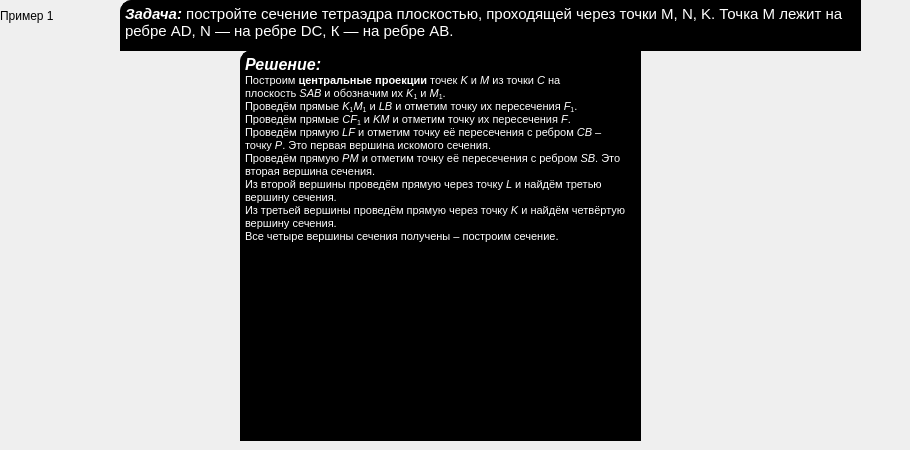
     <widget class="QWidget" name="page_2">
      <widget class="QLabel" name="label_2">
       <property name="geometry">
        <rect>
         <x>0</x>
         <y>0</y>
         <width>111</width>
         <height>31</height>
        </rect>
       </property>
       <property name="styleSheet">
        <string notr="true">
font: 18pt &quot;MS Sans Serif&quot;;</string>
       </property>
       <property name="text">
        <string>Пример 1</string>
       </property>
      </widget>
      <widget class="QLabel" name="label_4">
       <property name="geometry">
        <rect>
         <x>0</x>
         <y>90</y>
         <width>231</width>
         <height>221</height>
        </rect>
       </property>
       <property name="styleSheet">
        <string notr="true">background-image: url(:/newPrefix2/пирамидка 21.png);</string>
       </property>
       <property name="text">
        <string/>
       </property>
      </widget>
      <widget class="QLabel" name="label_3">
       <property name="geometry">
        <rect>
         <x>650</x>
         <y>90</y>
         <width>251</width>
         <height>221</height>
        </rect>
       </property>
       <property name="styleSheet">
        <string notr="true">background-image: url(:/newPrefix2/пирамидка22.jpg.png);</string>
       </property>
       <property name="text">
        <string/>
       </property>
      </widget>
      <widget class="QTextBrowser" name="textBrowser_2">
       <property name="geometry">
        <rect>
         <x>120</x>
         <y>0</y>
         <width>741</width>
         <height>51</height>
        </rect>
       </property>
       <property name="styleSheet">
        <string notr="true">QTextBrowser{
color: white;
border: 1px solid black;
border-top-left-radius: 11px;
background: black;
font-weight: 3;
text-transform: capitalize;
font-size: 25;
color: white;
}</string>
       </property>
       <property name="html">
        <string>&lt;!DOCTYPE HTML PUBLIC &quot;-//W3C//DTD HTML 4.0//EN&quot; &quot;http://www.w3.org/TR/REC-html40/strict.dtd&quot;&gt;
&lt;html&gt;&lt;head&gt;&lt;meta name=&quot;qrichtext&quot; content=&quot;1&quot; /&gt;&lt;style type=&quot;text/css&quot;&gt;
p, li { white-space: pre-wrap; }
&lt;/style&gt;&lt;/head&gt;&lt;body style=&quot; font-family:'MS Shell Dlg 2'; font-size:8.25pt; font-weight:0; font-style:normal;&quot;&gt;
&lt;p style=&quot; margin-top:12px; margin-bottom:12px; margin-left:0px; margin-right:0px; -qt-block-indent:0; text-indent:0px;&quot;&gt;&lt;span style=&quot; font-family:'Calibri'; font-size:11pt; font-weight:600; font-style:italic; color:#ffffff;&quot;&gt;Задача:&lt;/span&gt;&lt;span style=&quot; font-family:'Calibri'; font-size:11pt; color:#ffffff;&quot;&gt; постройте сечение тетраэдра плоскостью, проходящей через точки М, N, K. Точка М лежит на ребре AD, N — на ребре DC, К — на ребре АВ.&lt;/span&gt;&lt;/p&gt;&lt;/body&gt;&lt;/html&gt;</string>
       </property>
      </widget>
      <widget class="QTextBrowser" name="textBrowser_3">
       <property name="geometry">
        <rect>
         <x>240</x>
         <y>50</y>
         <width>401</width>
         <height>391</height>
        </rect>
       </property>
       <property name="styleSheet">
        <string notr="true">QTextBrowser{
color: white;
border: 1px solid black;
border-top-left-radius: 11px;
background: black;
font-weight: 3;
text-transform: capitalize;
font-size: 25;
color: white;
}</string>
       </property>
       <property name="html">
        <string>&lt;!DOCTYPE HTML PUBLIC &quot;-//W3C//DTD HTML 4.0//EN&quot; &quot;http://www.w3.org/TR/REC-html40/strict.dtd&quot;&gt;
&lt;html&gt;&lt;head&gt;&lt;meta name=&quot;qrichtext&quot; content=&quot;1&quot; /&gt;&lt;style type=&quot;text/css&quot;&gt;
p, li { white-space: pre-wrap; }
&lt;/style&gt;&lt;/head&gt;&lt;body style=&quot; font-family:'MS Shell Dlg 2'; font-size:8.25pt; font-weight:0; font-style:normal;&quot;&gt;
&lt;p style=&quot; margin-top:0px; margin-bottom:0px; margin-left:0px; margin-right:0px; -qt-block-indent:0; text-indent:0px;&quot;&gt;&lt;span style=&quot; font-family:'Calibri'; font-size:12pt; font-weight:600; font-style:italic; color:#ffffff;&quot;&gt;Решение:&lt;/span&gt;&lt;span style=&quot; font-size:12pt; font-weight:600; font-style:italic; color:#ffffff;&quot;&gt; &lt;/span&gt;&lt;/p&gt;
&lt;p style=&quot; margin-top:0px; margin-bottom:0px; margin-left:0px; margin-right:0px; -qt-block-indent:0; text-indent:0px;&quot;&gt;&lt;span style=&quot; font-family:'arial'; font-size:8pt; font-weight:400; color:#ffffff;&quot;&gt;Построим &lt;/span&gt;&lt;span style=&quot; font-family:'arial'; font-size:8pt; font-weight:600; color:#ffffff;&quot;&gt;центральные проекции&lt;/span&gt;&lt;span style=&quot; font-family:'arial'; font-size:8pt; font-weight:400; color:#ffffff;&quot;&gt; точек &lt;/span&gt;&lt;span style=&quot; font-family:'arial'; font-size:8pt; font-weight:400; font-style:italic; color:#ffffff;&quot;&gt;K&lt;/span&gt;&lt;span style=&quot; font-family:'arial'; font-size:8pt; font-weight:400; color:#ffffff;&quot;&gt; и &lt;/span&gt;&lt;span style=&quot; font-family:'arial'; font-size:8pt; font-weight:400; font-style:italic; color:#ffffff;&quot;&gt;M&lt;/span&gt;&lt;span style=&quot; font-family:'arial'; font-size:8pt; font-weight:400; color:#ffffff;&quot;&gt; из точки &lt;/span&gt;&lt;span style=&quot; font-family:'arial'; font-size:8pt; font-weight:400; font-style:italic; color:#ffffff;&quot;&gt;C&lt;/span&gt;&lt;span style=&quot; font-family:'arial'; font-size:8pt; font-weight:400; color:#ffffff;&quot;&gt; на плоскость &lt;/span&gt;&lt;span style=&quot; font-family:'arial'; font-size:8pt; font-weight:400; font-style:italic; color:#ffffff;&quot;&gt;SAB&lt;/span&gt;&lt;span style=&quot; font-family:'arial'; font-size:8pt; font-weight:400; color:#ffffff;&quot;&gt; и обозначим их &lt;/span&gt;&lt;span style=&quot; font-family:'arial'; font-size:8pt; font-weight:400; font-style:italic; color:#ffffff;&quot;&gt;K&lt;/span&gt;&lt;span style=&quot; font-family:'arial'; font-size:8pt; font-weight:400; color:#ffffff; vertical-align:sub;&quot;&gt;1&lt;/span&gt;&lt;span style=&quot; font-family:'arial'; font-size:8pt; font-weight:400; color:#ffffff;&quot;&gt; и &lt;/span&gt;&lt;span style=&quot; font-family:'arial'; font-size:8pt; font-weight:400; font-style:italic; color:#ffffff;&quot;&gt;M&lt;/span&gt;&lt;span style=&quot; font-family:'arial'; font-size:8pt; font-weight:400; color:#ffffff; vertical-align:sub;&quot;&gt;1&lt;/span&gt;&lt;span style=&quot; font-family:'arial'; font-size:8pt; font-weight:400; color:#ffffff;&quot;&gt;.&lt;/span&gt;&lt;/p&gt;
&lt;p style=&quot; margin-top:0px; margin-bottom:0px; margin-left:0px; margin-right:0px; -qt-block-indent:0; text-indent:0px;&quot;&gt;&lt;span style=&quot; font-family:'arial'; font-size:8pt; font-weight:400; color:#ffffff;&quot;&gt;Проведём прямые &lt;/span&gt;&lt;span style=&quot; font-family:'arial'; font-size:8pt; font-weight:400; font-style:italic; color:#ffffff;&quot;&gt;K&lt;/span&gt;&lt;span style=&quot; font-family:'arial'; font-size:8pt; font-weight:400; color:#ffffff; vertical-align:sub;&quot;&gt;1&lt;/span&gt;&lt;span style=&quot; font-family:'arial'; font-size:8pt; font-weight:400; font-style:italic; color:#ffffff;&quot;&gt;M&lt;/span&gt;&lt;span style=&quot; font-family:'arial'; font-size:8pt; font-weight:400; color:#ffffff; vertical-align:sub;&quot;&gt;1&lt;/span&gt;&lt;span style=&quot; font-family:'arial'; font-size:8pt; font-weight:400; color:#ffffff;&quot;&gt; и &lt;/span&gt;&lt;span style=&quot; font-family:'arial'; font-size:8pt; font-weight:400; font-style:italic; color:#ffffff;&quot;&gt;LB&lt;/span&gt;&lt;span style=&quot; font-family:'arial'; font-size:8pt; font-weight:400; color:#ffffff;&quot;&gt; и отметим точку их пересечения &lt;/span&gt;&lt;span style=&quot; font-family:'arial'; font-size:8pt; font-weight:400; font-style:italic; color:#ffffff;&quot;&gt;F&lt;/span&gt;&lt;span style=&quot; font-family:'arial'; font-size:8pt; font-weight:400; color:#ffffff; vertical-align:sub;&quot;&gt;1&lt;/span&gt;&lt;span style=&quot; font-family:'arial'; font-size:8pt; font-weight:400; color:#ffffff;&quot;&gt;.&lt;/span&gt;&lt;/p&gt;
&lt;p style=&quot; margin-top:0px; margin-bottom:0px; margin-left:0px; margin-right:0px; -qt-block-indent:0; text-indent:0px;&quot;&gt;&lt;span style=&quot; font-family:'arial'; font-size:8pt; font-weight:400; color:#ffffff;&quot;&gt;Проведём прямые &lt;/span&gt;&lt;span style=&quot; font-family:'arial'; font-size:8pt; font-weight:400; font-style:italic; color:#ffffff;&quot;&gt;CF&lt;/span&gt;&lt;span style=&quot; font-family:'arial'; font-size:8pt; font-weight:400; color:#ffffff; vertical-align:sub;&quot;&gt;1&lt;/span&gt;&lt;span style=&quot; font-family:'arial'; font-size:8pt; font-weight:400; color:#ffffff;&quot;&gt; и &lt;/span&gt;&lt;span style=&quot; font-family:'arial'; font-size:8pt; font-weight:400; font-style:italic; color:#ffffff;&quot;&gt;KM&lt;/span&gt;&lt;span style=&quot; font-family:'arial'; font-size:8pt; font-weight:400; color:#ffffff;&quot;&gt; и отметим точку их пересечения &lt;/span&gt;&lt;span style=&quot; font-family:'arial'; font-size:8pt; font-weight:400; font-style:italic; color:#ffffff;&quot;&gt;F&lt;/span&gt;&lt;span style=&quot; font-family:'arial'; font-size:8pt; font-weight:400; color:#ffffff;&quot;&gt;.&lt;/span&gt;&lt;/p&gt;
&lt;p style=&quot; margin-top:0px; margin-bottom:0px; margin-left:0px; margin-right:0px; -qt-block-indent:0; text-indent:0px;&quot;&gt;&lt;span style=&quot; font-family:'arial'; font-size:8pt; font-weight:400; color:#ffffff;&quot;&gt;Проведём прямую &lt;/span&gt;&lt;span style=&quot; font-family:'arial'; font-size:8pt; font-weight:400; font-style:italic; color:#ffffff;&quot;&gt;LF&lt;/span&gt;&lt;span style=&quot; font-family:'arial'; font-size:8pt; font-weight:400; color:#ffffff;&quot;&gt; и отметим точку её пересечения с ребром &lt;/span&gt;&lt;span style=&quot; font-family:'arial'; font-size:8pt; font-weight:400; font-style:italic; color:#ffffff;&quot;&gt;CB&lt;/span&gt;&lt;span style=&quot; font-family:'arial'; font-size:8pt; font-weight:400; color:#ffffff;&quot;&gt; – точку &lt;/span&gt;&lt;span style=&quot; font-family:'arial'; font-size:8pt; font-weight:400; font-style:italic; color:#ffffff;&quot;&gt;P&lt;/span&gt;&lt;span style=&quot; font-family:'arial'; font-size:8pt; font-weight:400; color:#ffffff;&quot;&gt;. Это первая вершина искомого сечения.&lt;/span&gt;&lt;/p&gt;
&lt;p style=&quot; margin-top:0px; margin-bottom:0px; margin-left:0px; margin-right:0px; -qt-block-indent:0; text-indent:0px;&quot;&gt;&lt;span style=&quot; font-family:'arial'; font-size:8pt; font-weight:400; color:#ffffff;&quot;&gt;Проведём прямую &lt;/span&gt;&lt;span style=&quot; font-family:'arial'; font-size:8pt; font-weight:400; font-style:italic; color:#ffffff;&quot;&gt;PM&lt;/span&gt;&lt;span style=&quot; font-family:'arial'; font-size:8pt; font-weight:400; color:#ffffff;&quot;&gt; и отметим точку её пересечения с ребром &lt;/span&gt;&lt;span style=&quot; font-family:'arial'; font-size:8pt; font-weight:400; font-style:italic; color:#ffffff;&quot;&gt;SB&lt;/span&gt;&lt;span style=&quot; font-family:'arial'; font-size:8pt; font-weight:400; color:#ffffff;&quot;&gt;. Это вторая вершина сечения.&lt;/span&gt;&lt;/p&gt;
&lt;p style=&quot; margin-top:0px; margin-bottom:0px; margin-left:0px; margin-right:0px; -qt-block-indent:0; text-indent:0px;&quot;&gt;&lt;span style=&quot; font-family:'arial'; font-size:8pt; font-weight:400; color:#ffffff;&quot;&gt;Из второй вершины проведём прямую через точку &lt;/span&gt;&lt;span style=&quot; font-family:'arial'; font-size:8pt; font-weight:400; font-style:italic; color:#ffffff;&quot;&gt;L&lt;/span&gt;&lt;span style=&quot; font-family:'arial'; font-size:8pt; font-weight:400; color:#ffffff;&quot;&gt; и найдём третью вершину сечения.&lt;/span&gt;&lt;/p&gt;
&lt;p style=&quot; margin-top:0px; margin-bottom:0px; margin-left:0px; margin-right:0px; -qt-block-indent:0; text-indent:0px;&quot;&gt;&lt;span style=&quot; font-family:'arial'; font-size:8pt; font-weight:400; color:#ffffff;&quot;&gt;Из третьей вершины проведём прямую через точку &lt;/span&gt;&lt;span style=&quot; font-family:'arial'; font-size:8pt; font-weight:400; font-style:italic; color:#ffffff;&quot;&gt;K&lt;/span&gt;&lt;span style=&quot; font-family:'arial'; font-size:8pt; font-weight:400; color:#ffffff;&quot;&gt; и найдём четвёртую вершину сечения.&lt;/span&gt;&lt;/p&gt;
&lt;p style=&quot; margin-top:0px; margin-bottom:12px; margin-left:0px; margin-right:0px; -qt-block-indent:0; text-indent:0px;&quot;&gt;&lt;span style=&quot; font-family:'arial'; font-size:8pt; font-weight:400; color:#ffffff;&quot;&gt;Все четыре вершины сечения получены – построим сечение.&lt;/span&gt;&lt;/p&gt;
&lt;p style=&quot; margin-top:0px; margin-bottom:0px; margin-left:0px; margin-right:0px; -qt-block-indent:0; text-indent:0px;&quot;&gt;&lt;span style=&quot; font-size:8pt; color:#ffffff;&quot;&gt;&lt;br /&gt;&lt;/span&gt;&lt;/p&gt;&lt;/body&gt;&lt;/html&gt;</string>
       </property>
      </widget>
     </widget>
